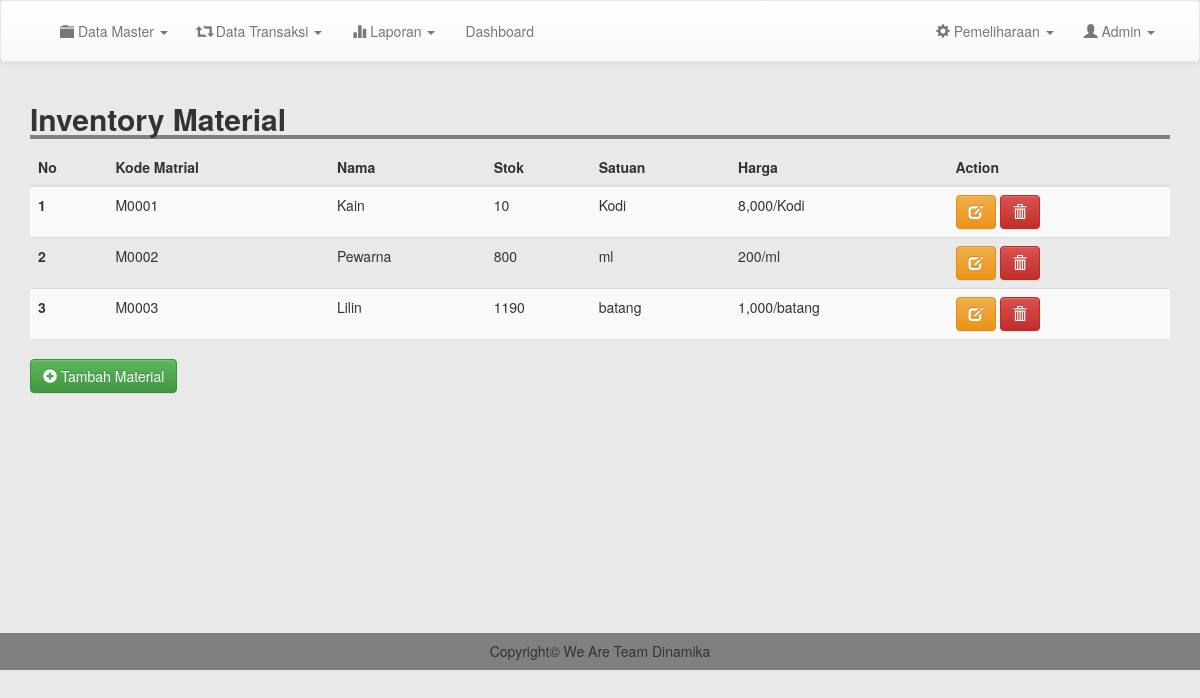
/admin/inventory.php (signed in), run on an earlier commit of the app's database.
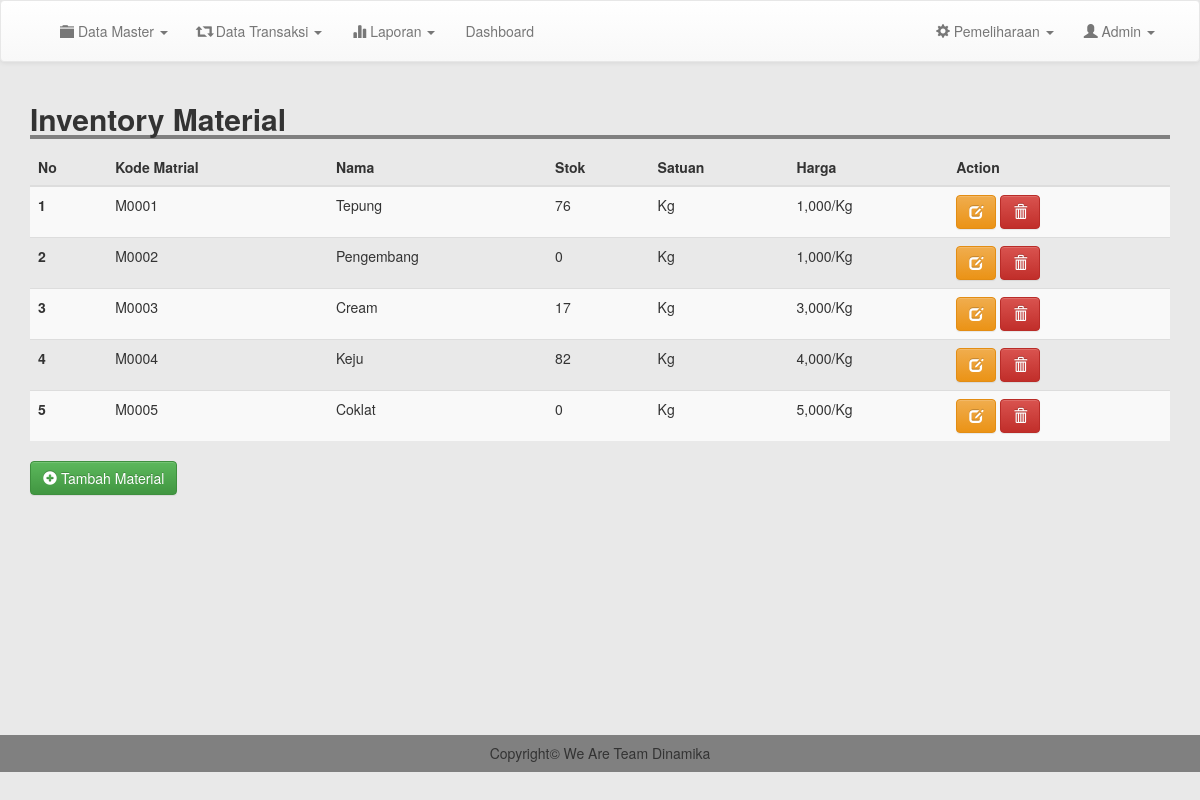
And on a later commit of the database.
### tables this page shows
CREATE TABLE `inventory` (
  `kode_bk` varchar(100) NOT NULL,
  `nama` varchar(200) NOT NULL,
  `qty` varchar(200) NOT NULL,
  `satuan` varchar(200) NOT NULL,
  `harga` int(11) NOT NULL,
  `tanggal` date NOT NULL
);

### admin/inventory.php (the view, shortened to what this page needs)
<?php
include 'header.php';
?>
<div class="container">
	<h2 style=" width: 100%; border-bottom: 4px solid gray"><b>Inventory Material</b></h2>
	<table class="table table-striped">
		<thead>
			<tr>
				<th scope="col">No</th>
				<th scope="col">Kode Matrial</th>
				<th scope="col">Nama</th>
				<th scope="col">Stok</th>
				<th scope="col">Satuan</th>
				<th scope="col">Harga</th>
				<th scope="col">Action</th>
			</tr>
		</thead>
		<tbody>
			<?php
			$result = mysqli_query($conn, "SELECT * FROM inventory order by kode_bk asc");
			$no =1;
			while ($row = mysqli_fetch_assoc($result)) {
				?>
				<tr>
					<th scope="row"><?php echo $no; ?></th>
					<td><?= $row['kode_bk'];  ?></td>
					<td><?= $row['nama'];  ?></td>
					<td><?= $row['qty'];  ?></td>
					<td><?= $row['satuan'];  ?></td>
					<td><?php  echo "".number_format($row['harga'])."/".$row['satuan'];  ?></td>
					<td><a href="edit_inventory.php?kode=<?php echo $row['kode_bk']; ?>" class="btn btn-warning"><i class="glyphicon glyphicon-edit"></i> </a> <a href="inventory.php?kode=<?php echo $row['kode_bk'];?>&page=del" class="btn btn-danger" onclick="return confirm('Yakin Ingin Menghapus Data ?')"><i class="glyphicon glyphicon-trash"></i> </a></td>
				</tr>
				<?php
				$no++;
			}
			?>
		</tbody>
	</table>
	<a href="tm_inventory.php" class="btn btn-success"><i class="glyphicon glyphicon-plus-sign"></i> Tambah Material</a>
</div>
<br>
<br>
<br>
<br>
<br>
<br>
<br>
<br>
<br>
<br>
<br>
<br>
<?php
include 'footer.php';
?>

### admin/header.php (shortened to what this page needs)
<!DOCTYPE html>
<html>
<head>
	<link rel="stylesheet" type="text/css" href="../css/bootstrap.min.css">
	<link rel="stylesheet" type="text/css" href="../css/style.css">
	<link rel="stylesheet" type="text/css" href="../css/bootstrap-theme.css">
</head>
<body>
	<nav class="navbar navbar-default" style="padding: 5px;">
		<div class="container">
			<div class="collapse navbar-collapse" id="bs-example-navbar-collapse-1">
				<ul class="nav navbar-nav navbar-left">
					<li class="dropdown">
						<a href="#" class="dropdown-toggle" data-toggle="dropdown" role="button" aria-haspopup="true" aria-expanded="false"><i class="glyphicon glyphicon-folder-close"></i> Data Master <span class="caret"></span></a>
					</li>
					<li class="dropdown">
						<a href="#" class="dropdown-toggle" data-toggle="dropdown" role="button" aria-haspopup="true" aria-expanded="false"><i class="glyphicon glyphicon-retweet"></i> Data Transaksi <span class="caret"></span></a>
					</li>
					<li class="dropdown">
						<a href="#" class="dropdown-toggle" data-toggle="dropdown" role="button" aria-haspopup="true" aria-expanded="false"><i class="glyphicon glyphicon-stats"></i> Laporan <span class="caret"></span></a>
					</li>
					<li><a href="halaman_utama.php">Dashboard</a></li>
				</ul>
				<ul class="nav navbar-nav navbar-right">
					<li class="dropdown">
						<a href="#" class="dropdown-toggle" data-toggle="dropdown" role="button" aria-haspopup="true" aria-expanded="false"><i class="glyphicon glyphicon-cog"></i> Pemeliharaan <span class="caret"></span></a>
					</li>
					<li class="dropdown">
						<a href="#" class="dropdown-toggle" data-toggle="dropdown" role="button" aria-haspopup="true" aria-expanded="false"><i class="glyphicon glyphicon-user"></i> Admin <span class="caret"></span></a>
					</li>
				</ul>
			</div>
		</div>
	</nav>

### admin/footer.php
<footer style="background-color: gray;padding: 1px;" class="print">
	<h5 class="text-center">Copyright&copy; We Are Team Dinamika</h5>
</footer>
</body>
</html>

### css/style.css (style rules this page uses)
body { margin:0; padding: 0; background-color: #e9e9e9; }

What changed in the data, as far as the page shows it:
changed inventory "M0001": nama "Kain" → "Tepung"; qty "10" → "76"; satuan "Kodi" → "Kg"; harga "8,000" → "1,000"
changed inventory "M0002": nama "Pewarna" → "Pengembang"; qty "800" → "0"; satuan "ml" → "Kg"; harga "200" → "1,000"
changed inventory "M0003": nama "Lilin" → "Cream"; qty "1190" → "17"; satuan "batang" → "Kg"; harga "1,000" → "3,000"
added inventory: kode_bk "M0004", nama "Keju", qty "82", satuan "Kg", harga "4,000"
added inventory: kode_bk "M0005", nama "Coklat", qty "0", satuan "Kg", harga "5,000"
